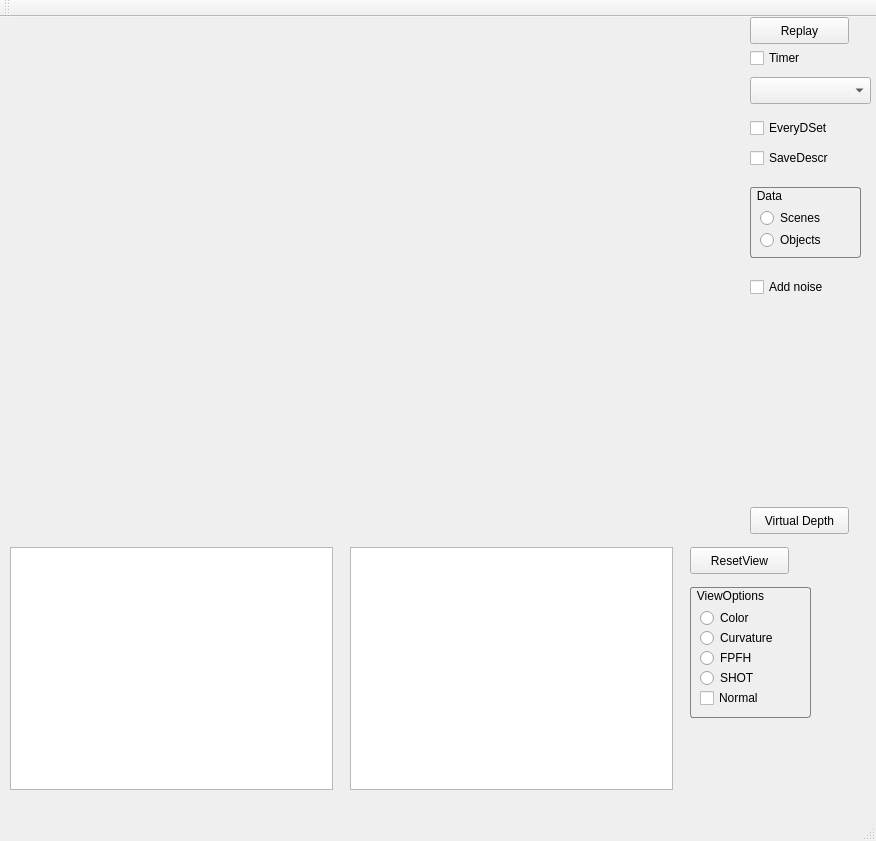
<?xml version="1.0" encoding="UTF-8"?>
<ui version="4.0">
 <class>PCAppsExperiment</class>
 <widget class="QMainWindow" name="PCAppsExperiment">
  <property name="geometry">
   <rect>
    <x>0</x>
    <y>0</y>
    <width>876</width>
    <height>841</height>
   </rect>
  </property>
  <property name="windowTitle">
   <string>PCAppsExperiment</string>
  </property>
  <widget class="QWidget" name="centralWidget">
   <widget class="QWidget" name="verticalLayoutWidget">
    <property name="geometry">
     <rect>
      <x>10</x>
      <y>0</y>
      <width>731</width>
      <height>521</height>
     </rect>
    </property>
    <layout class="QVBoxLayout" name="verticalLayout"/>
   </widget>
   <widget class="QGraphicsView" name="graphicsView_color">
    <property name="geometry">
     <rect>
      <x>10</x>
      <y>530</y>
      <width>323</width>
      <height>243</height>
     </rect>
    </property>
    <property name="sceneRect">
     <rectf>
      <x>0.000000000000000</x>
      <y>0.000000000000000</y>
      <width>320.000000000000000</width>
      <height>240.000000000000000</height>
     </rectf>
    </property>
   </widget>
   <widget class="QGraphicsView" name="graphicsView_depth">
    <property name="geometry">
     <rect>
      <x>350</x>
      <y>530</y>
      <width>323</width>
      <height>243</height>
     </rect>
    </property>
    <property name="sceneRect">
     <rectf>
      <x>0.000000000000000</x>
      <y>0.000000000000000</y>
      <width>320.000000000000000</width>
      <height>240.000000000000000</height>
     </rectf>
    </property>
   </widget>
   <widget class="QPushButton" name="pushButton_resetView">
    <property name="geometry">
     <rect>
      <x>690</x>
      <y>530</y>
      <width>99</width>
      <height>27</height>
     </rect>
    </property>
    <property name="text">
     <string>ResetView</string>
    </property>
   </widget>
   <widget class="QPushButton" name="pushButton_virtual_depth">
    <property name="geometry">
     <rect>
      <x>750</x>
      <y>490</y>
      <width>99</width>
      <height>27</height>
     </rect>
    </property>
    <property name="text">
     <string>Virtual Depth</string>
    </property>
   </widget>
   <widget class="QGroupBox" name="groupBox">
    <property name="geometry">
     <rect>
      <x>690</x>
      <y>570</y>
      <width>121</width>
      <height>131</height>
     </rect>
    </property>
    <property name="styleSheet">
     <string notr="true">QGroupBox { 
     border: 1px solid gray; 
     border-radius: 3px; 
 }
QGroupBox::title { 
    background-color: transparent;
     subcontrol-position: top left; /* position at the top left*/ 
     padding:2 5px;
 } </string>
    </property>
    <property name="title">
     <string>ViewOptions</string>
    </property>
    <widget class="QCheckBox" name="checkBox_normal">
     <property name="geometry">
      <rect>
       <x>10</x>
       <y>100</y>
       <width>101</width>
       <height>22</height>
      </rect>
     </property>
     <property name="text">
      <string>Normal</string>
     </property>
    </widget>
    <widget class="QRadioButton" name="radioButton_view_color">
     <property name="geometry">
      <rect>
       <x>10</x>
       <y>20</y>
       <width>91</width>
       <height>22</height>
      </rect>
     </property>
     <property name="text">
      <string>Color</string>
     </property>
    </widget>
    <widget class="QRadioButton" name="radioButton_view_our_curvature">
     <property name="geometry">
      <rect>
       <x>10</x>
       <y>40</y>
       <width>101</width>
       <height>22</height>
      </rect>
     </property>
     <property name="text">
      <string>Curvature</string>
     </property>
    </widget>
    <widget class="QRadioButton" name="radioButton_view_fpfh">
     <property name="geometry">
      <rect>
       <x>10</x>
       <y>60</y>
       <width>101</width>
       <height>22</height>
      </rect>
     </property>
     <property name="text">
      <string>FPFH</string>
     </property>
    </widget>
    <widget class="QRadioButton" name="radioButton_view_shot">
     <property name="geometry">
      <rect>
       <x>10</x>
       <y>80</y>
       <width>101</width>
       <height>22</height>
      </rect>
     </property>
     <property name="text">
      <string>SHOT</string>
     </property>
    </widget>
   </widget>
   <widget class="QPushButton" name="pushButton_replay">
    <property name="geometry">
     <rect>
      <x>750</x>
      <y>0</y>
      <width>99</width>
      <height>27</height>
     </rect>
    </property>
    <property name="text">
     <string>Replay</string>
    </property>
   </widget>
   <widget class="QCheckBox" name="checkBox_timer">
    <property name="geometry">
     <rect>
      <x>750</x>
      <y>30</y>
      <width>97</width>
      <height>22</height>
     </rect>
    </property>
    <property name="text">
     <string>Timer</string>
    </property>
   </widget>
   <widget class="QComboBox" name="comboBox_dataset">
    <property name="geometry">
     <rect>
      <x>750</x>
      <y>60</y>
      <width>121</width>
      <height>27</height>
     </rect>
    </property>
   </widget>
   <widget class="QCheckBox" name="checkBox_every_dataset">
    <property name="geometry">
     <rect>
      <x>750</x>
      <y>100</y>
      <width>97</width>
      <height>22</height>
     </rect>
    </property>
    <property name="text">
     <string>EveryDSet</string>
    </property>
   </widget>
   <widget class="QGroupBox" name="groupBox_2">
    <property name="geometry">
     <rect>
      <x>750</x>
      <y>170</y>
      <width>111</width>
      <height>71</height>
     </rect>
    </property>
    <property name="styleSheet">
     <string notr="true">QGroupBox { 
     border: 1px solid gray; 
     border-radius: 3px; 
 }
QGroupBox::title { 
    background-color: transparent;
     subcontrol-position: top left; /* position at the top left*/ 
     padding:2 5px;
 } </string>
    </property>
    <property name="title">
     <string>Data</string>
    </property>
    <widget class="QRadioButton" name="radioButton_data_scenes">
     <property name="geometry">
      <rect>
       <x>10</x>
       <y>20</y>
       <width>81</width>
       <height>22</height>
      </rect>
     </property>
     <property name="text">
      <string>Scenes</string>
     </property>
    </widget>
    <widget class="QRadioButton" name="radioButton_data_objects">
     <property name="geometry">
      <rect>
       <x>10</x>
       <y>42</y>
       <width>81</width>
       <height>22</height>
      </rect>
     </property>
     <property name="text">
      <string>Objects</string>
     </property>
    </widget>
   </widget>
   <widget class="QCheckBox" name="checkBox_save_descriptors">
    <property name="geometry">
     <rect>
      <x>750</x>
      <y>130</y>
      <width>97</width>
      <height>22</height>
     </rect>
    </property>
    <property name="text">
     <string>SaveDescr</string>
    </property>
   </widget>
   <widget class="QCheckBox" name="checkBox_add_noise">
    <property name="geometry">
     <rect>
      <x>750</x>
      <y>260</y>
      <width>101</width>
      <height>20</height>
     </rect>
    </property>
    <property name="text">
     <string>Add noise</string>
    </property>
   </widget>
  </widget>
  <widget class="QMenuBar" name="menuBar">
   <property name="geometry">
    <rect>
     <x>0</x>
     <y>0</y>
     <width>876</width>
     <height>19</height>
    </rect>
   </property>
  </widget>
  <widget class="QToolBar" name="mainToolBar">
   <attribute name="toolBarArea">
    <enum>TopToolBarArea</enum>
   </attribute>
   <attribute name="toolBarBreak">
    <bool>false</bool>
   </attribute>
  </widget>
  <widget class="QStatusBar" name="statusBar"/>
 </widget>
 <layoutdefault spacing="6" margin="11"/>
 <resources/>
 <connections/>
</ui>
